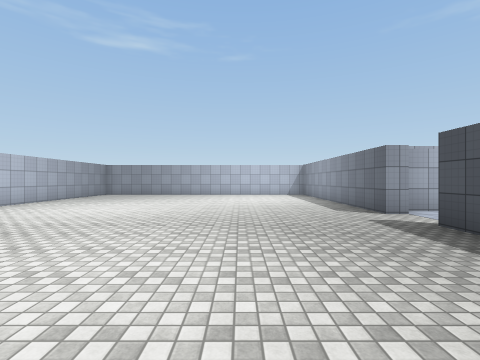
[1] (above)

14 first-person views from a walk through a Unity game level. The camera is 1.5 m above the floor, looks level and sees 85° across. The floor is counted in squares, 2 m on a side. Each view is taken from the middle of a square. On the plan, view 1 faces up. The plan holds only what a view shows up to about 9 squares ahead; the rest is blank. The player is left out. Surface patterns are stand-ins for the level's own textures.

[2]
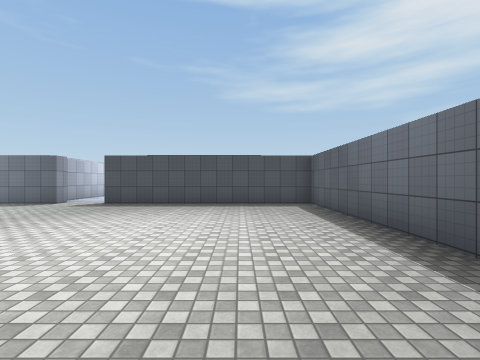

[3]
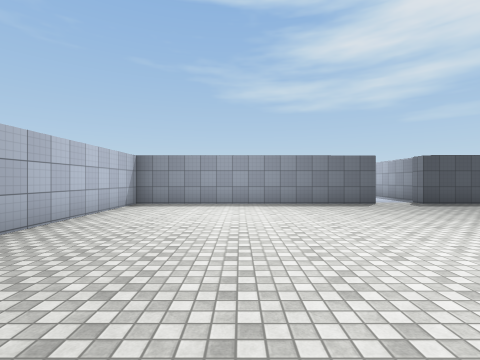

[4]
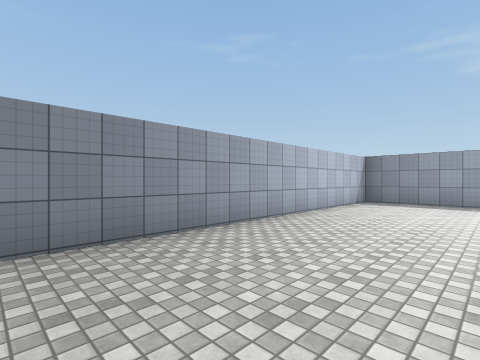

[5]
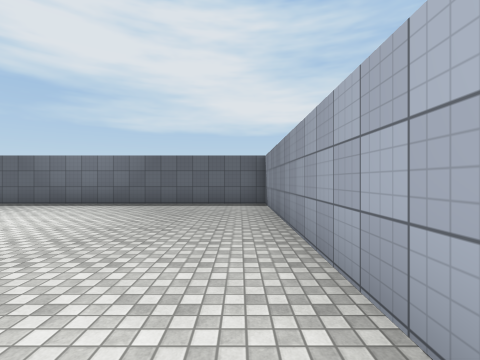

[6]
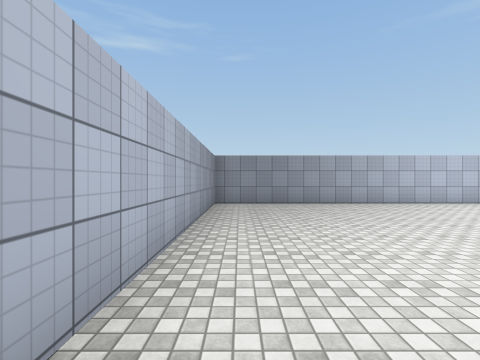

[7]
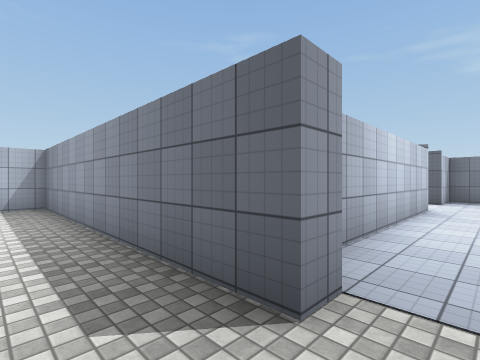

[8]
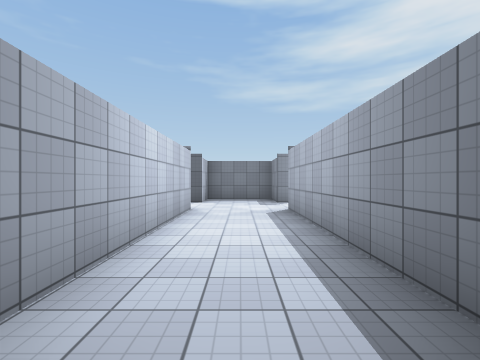

[9]
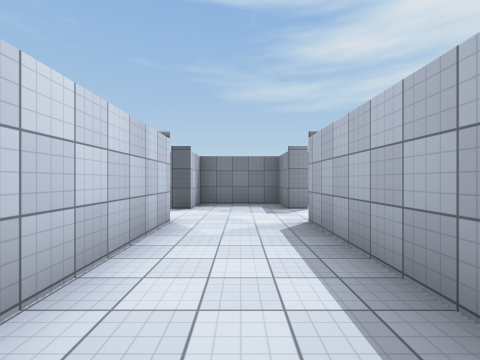

[10]
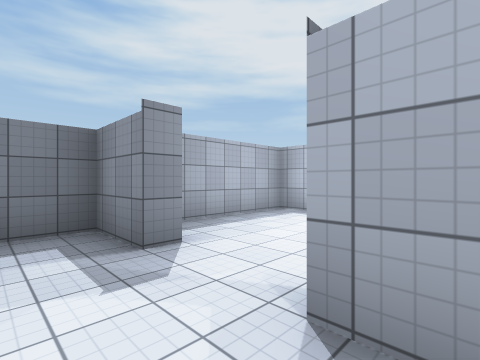

[11]
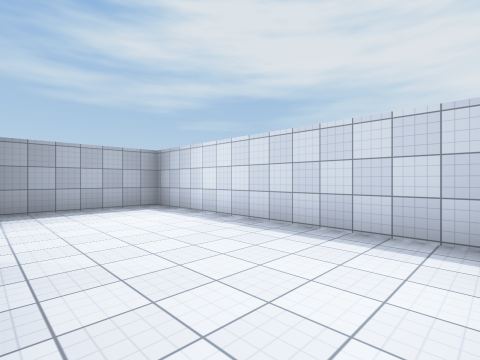

[12]
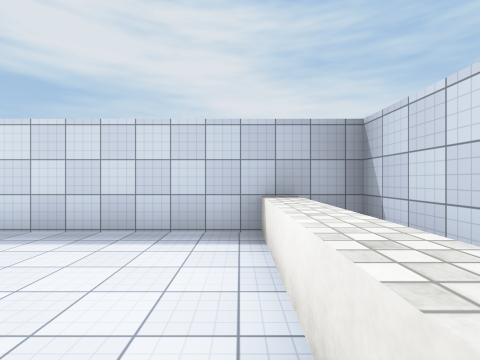

[13]
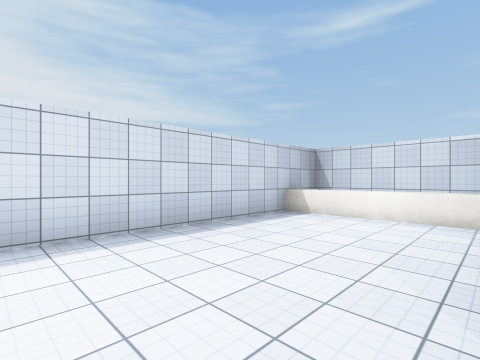

[14]
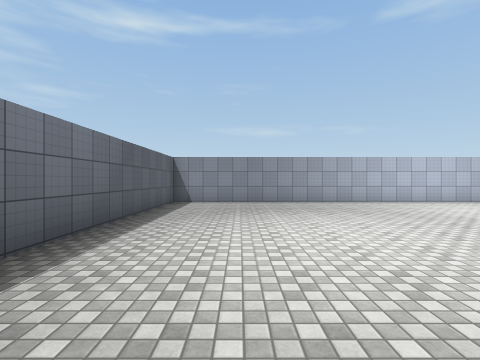

### Floor plan
Ten units are one square. View 1 is at (0, 0); x grows to the right and y downward. Boxes are objects, and circles mark ways between rooms. Rooms are numbered by the first view taken in them; rooms with no view inside come last. Other rooms are left out.
<svg viewBox="-73 -137 210 164">
<path fill="none" stroke="#000" d="M38 -57 32 -57 32 -132 -68 -132 -68 22 32 22 32 -42 38 -42M98 -63 40 -63M117 -32 117 -38 132 -38 132 -63 117 -63M42 -38 98 -38M42 -28 42 7 132 7 132 -29M57 -29 57 8"/>
<circle cx="40" cy="-50" r="3" fill="#2a7"/>
<circle cx="105" cy="-40" r="3" fill="#2a7"/>
<text x="-20" y="-50">1</text>
<text x="90" y="-50">2</text>
<text x="90" y="-10">3</text>
</svg>
Room 1 opens to room 2. Room 2 opens to room 3.

Where each view was taken, in squares from view 1:
view 1: 0 up, 0 right, facing up
view 2: 0 up, 5 left, facing right
view 3: 10 up, 5 left, facing right
view 4: 10 up, 6 left, facing up-right
view 5: 6 up, 6 left, facing down
view 6: 5 up, 6 left, facing up
view 7: 5 up, 2 right, facing up-right
view 8: 5 up, 3 right, facing right
view 9: 5 up, 5 right, facing right
view 10: 5 up, 9 right, facing down-right
view 11: 3 up, 6 right, facing down-right
view 12: 3 up, 6 right, facing down
view 13: 3 up, 11 right, facing down-left
view 14: 0 up, 2 right, facing left
